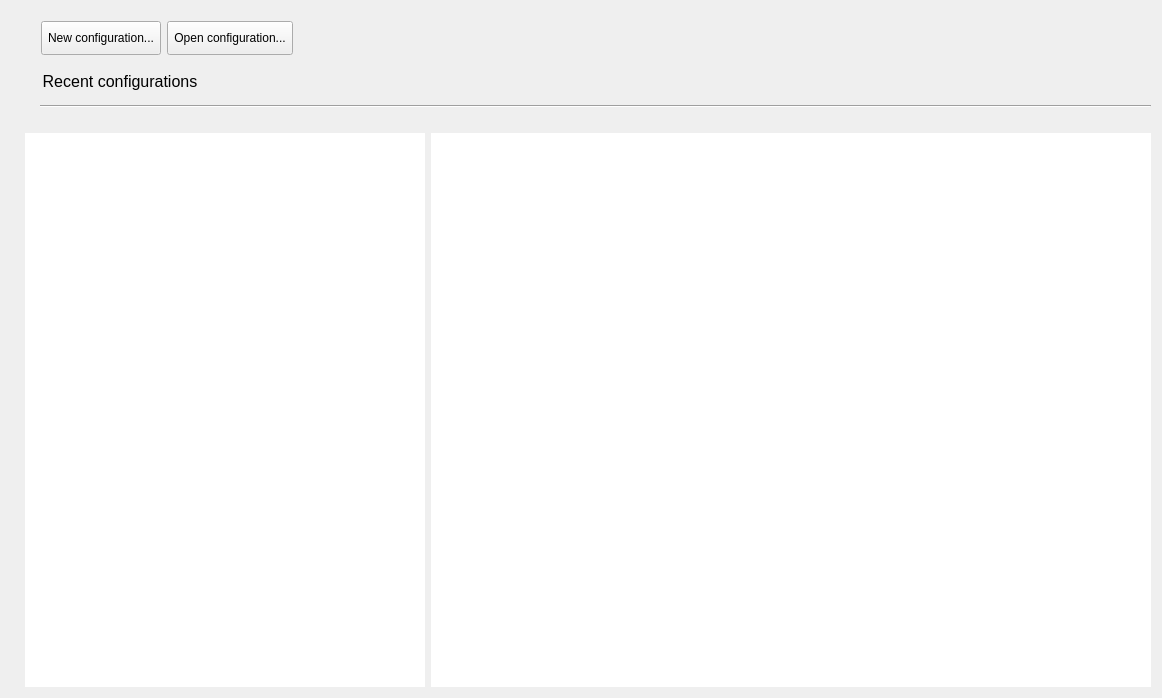
<?xml version="1.0" encoding="UTF-8"?>
<ui version="4.0">
 <class>WelcomeScreen</class>
 <widget class="QWidget" name="WelcomeScreen">
  <property name="geometry">
   <rect>
    <x>0</x>
    <y>0</y>
    <width>1162</width>
    <height>698</height>
   </rect>
  </property>
  <property name="palette">
   <palette>
    <active/>
    <inactive/>
    <disabled/>
   </palette>
  </property>
  <property name="windowTitle">
   <string>Form</string>
  </property>
  <property name="autoFillBackground">
   <bool>false</bool>
  </property>
  <layout class="QGridLayout" name="gridLayout_2">
   <item row="0" column="0">
    <spacer name="verticalSpacer_4">
     <property name="orientation">
      <enum>Qt::Vertical</enum>
     </property>
     <property name="sizeType">
      <enum>QSizePolicy::Fixed</enum>
     </property>
     <property name="sizeHint" stdset="0">
      <size>
       <width>20</width>
       <height>10</height>
      </size>
     </property>
    </spacer>
   </item>
   <item row="1" column="0">
    <layout class="QHBoxLayout" name="horizontalLayout">
     <item>
      <spacer name="horizontalSpacer_2">
       <property name="orientation">
        <enum>Qt::Horizontal</enum>
       </property>
       <property name="sizeType">
        <enum>QSizePolicy::Maximum</enum>
       </property>
       <property name="sizeHint" stdset="0">
        <size>
         <width>30</width>
         <height>20</height>
        </size>
       </property>
      </spacer>
     </item>
     <item>
      <widget class="QToolButton" name="toolButtonNewProject">
       <property name="minimumSize">
        <size>
         <width>0</width>
         <height>34</height>
        </size>
       </property>
       <property name="text">
        <string>New configuration...</string>
       </property>
       <property name="icon">
        <iconset>
         <normaloff>:/gfx/icons8/icons8-new-file-80.png</normaloff>:/gfx/icons8/icons8-new-file-80.png</iconset>
       </property>
       <property name="iconSize">
        <size>
         <width>32</width>
         <height>32</height>
        </size>
       </property>
       <property name="toolButtonStyle">
        <enum>Qt::ToolButtonTextBesideIcon</enum>
       </property>
      </widget>
     </item>
     <item>
      <widget class="QToolButton" name="toolButtonOpenProject">
       <property name="minimumSize">
        <size>
         <width>0</width>
         <height>34</height>
        </size>
       </property>
       <property name="text">
        <string>Open configuration...</string>
       </property>
       <property name="icon">
        <iconset>
         <normaloff>:/gfx/icons8/icons8-ordner-oeffnen-80.png</normaloff>:/gfx/icons8/icons8-ordner-oeffnen-80.png</iconset>
       </property>
       <property name="iconSize">
        <size>
         <width>32</width>
         <height>32</height>
        </size>
       </property>
       <property name="toolButtonStyle">
        <enum>Qt::ToolButtonTextBesideIcon</enum>
       </property>
      </widget>
     </item>
     <item>
      <spacer name="horizontalSpacer">
       <property name="orientation">
        <enum>Qt::Horizontal</enum>
       </property>
       <property name="sizeHint" stdset="0">
        <size>
         <width>40</width>
         <height>20</height>
        </size>
       </property>
      </spacer>
     </item>
     <item>
      <widget class="QLabel" name="labelLogo">
       <property name="text">
        <string/>
       </property>
       <property name="alignment">
        <set>Qt::AlignCenter</set>
       </property>
      </widget>
     </item>
     <item>
      <spacer name="horizontalSpacer_8">
       <property name="orientation">
        <enum>Qt::Horizontal</enum>
       </property>
       <property name="sizeType">
        <enum>QSizePolicy::Minimum</enum>
       </property>
       <property name="sizeHint" stdset="0">
        <size>
         <width>10</width>
         <height>20</height>
        </size>
       </property>
      </spacer>
     </item>
    </layout>
   </item>
   <item row="2" column="0">
    <spacer name="verticalSpacer">
     <property name="orientation">
      <enum>Qt::Vertical</enum>
     </property>
     <property name="sizeType">
      <enum>QSizePolicy::Fixed</enum>
     </property>
     <property name="sizeHint" stdset="0">
      <size>
       <width>20</width>
       <height>10</height>
      </size>
     </property>
    </spacer>
   </item>
   <item row="3" column="0">
    <layout class="QGridLayout" name="gridLayout">
     <item row="4" column="2">
      <widget class="QTextBrowser" name="textBrowserNews">
       <property name="frameShape">
        <enum>QFrame::NoFrame</enum>
       </property>
       <property name="openLinks">
        <bool>false</bool>
       </property>
      </widget>
     </item>
     <item row="0" column="1" colspan="2">
      <layout class="QHBoxLayout" name="horizontalLayout_4">
       <item>
        <spacer name="horizontalSpacer_6">
         <property name="orientation">
          <enum>Qt::Horizontal</enum>
         </property>
         <property name="sizeType">
          <enum>QSizePolicy::Preferred</enum>
         </property>
         <property name="sizeHint" stdset="0">
          <size>
           <width>15</width>
           <height>20</height>
          </size>
         </property>
        </spacer>
       </item>
       <item>
        <widget class="ClickableLabel" name="labelRecent">
         <property name="sizePolicy">
          <sizepolicy hsizetype="Fixed" vsizetype="Preferred">
           <horstretch>0</horstretch>
           <verstretch>0</verstretch>
          </sizepolicy>
         </property>
         <property name="minimumSize">
          <size>
           <width>160</width>
           <height>0</height>
          </size>
         </property>
         <property name="maximumSize">
          <size>
           <width>140</width>
           <height>16777215</height>
          </size>
         </property>
         <property name="font">
          <font>
           <pointsize>12</pointsize>
          </font>
         </property>
         <property name="text">
          <string>Recent configurations</string>
         </property>
         <property name="alignment">
          <set>Qt::AlignCenter</set>
         </property>
        </widget>
       </item>
       <item>
        <spacer name="horizontalSpacer_3">
         <property name="orientation">
          <enum>Qt::Horizontal</enum>
         </property>
         <property name="sizeHint" stdset="0">
          <size>
           <width>40</width>
           <height>20</height>
          </size>
         </property>
        </spacer>
       </item>
      </layout>
     </item>
     <item row="4" column="1">
      <widget class="QTextBrowser" name="textBrowserMain">
       <property name="maximumSize">
        <size>
         <width>400</width>
         <height>16777215</height>
        </size>
       </property>
       <property name="frameShape">
        <enum>QFrame::NoFrame</enum>
       </property>
       <property name="lineWidth">
        <number>0</number>
       </property>
       <property name="openLinks">
        <bool>false</bool>
       </property>
      </widget>
     </item>
     <item row="4" column="0">
      <spacer name="horizontalSpacer_5">
       <property name="orientation">
        <enum>Qt::Horizontal</enum>
       </property>
       <property name="sizeType">
        <enum>QSizePolicy::Fixed</enum>
       </property>
       <property name="sizeHint" stdset="0">
        <size>
         <width>14</width>
         <height>20</height>
        </size>
       </property>
      </spacer>
     </item>
     <item row="3" column="1">
      <spacer name="verticalSpacer_3">
       <property name="orientation">
        <enum>Qt::Vertical</enum>
       </property>
       <property name="sizeType">
        <enum>QSizePolicy::Fixed</enum>
       </property>
       <property name="sizeHint" stdset="0">
        <size>
         <width>10</width>
         <height>10</height>
        </size>
       </property>
      </spacer>
     </item>
     <item row="1" column="1" colspan="2">
      <layout class="QHBoxLayout" name="horizontalLayout_2">
       <item>
        <spacer name="horizontalSpacer_7">
         <property name="orientation">
          <enum>Qt::Horizontal</enum>
         </property>
         <property name="sizeType">
          <enum>QSizePolicy::Maximum</enum>
         </property>
         <property name="sizeHint" stdset="0">
          <size>
           <width>15</width>
           <height>20</height>
          </size>
         </property>
        </spacer>
       </item>
       <item>
        <widget class="Line" name="line">
         <property name="orientation">
          <enum>Qt::Horizontal</enum>
         </property>
        </widget>
       </item>
      </layout>
     </item>
    </layout>
   </item>
  </layout>
 </widget>
 <customwidgets>
  <customwidget>
   <class>ClickableLabel</class>
   <extends>QLabel</extends>
   <header>ClickableLabel.h</header>
  </customwidget>
 </customwidgets>
 <resources/>
 <connections/>
</ui>
